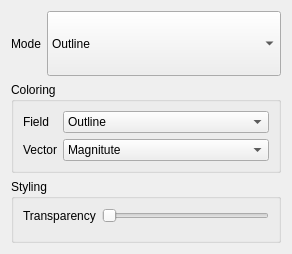
<?xml version="1.0" encoding="UTF-8"?>
<ui version="4.0">
 <class>TaskPostDisplay</class>
 <widget class="QWidget" name="TaskPostDisplay">
  <property name="geometry">
   <rect>
    <x>0</x>
    <y>0</y>
    <width>292</width>
    <height>254</height>
   </rect>
  </property>
  <property name="windowTitle">
   <string>Form</string>
  </property>
  <layout class="QVBoxLayout" name="verticalLayout">
   <item>
    <layout class="QHBoxLayout" name="horizontalLayout">
     <item>
      <widget class="QLabel" name="label">
       <property name="sizePolicy">
        <sizepolicy hsizetype="Minimum" vsizetype="Minimum">
         <horstretch>0</horstretch>
         <verstretch>0</verstretch>
        </sizepolicy>
       </property>
       <property name="text">
        <string>Mode</string>
       </property>
      </widget>
     </item>
     <item>
      <widget class="QComboBox" name="Representation">
       <property name="sizePolicy">
        <sizepolicy hsizetype="Expanding" vsizetype="Minimum">
         <horstretch>0</horstretch>
         <verstretch>0</verstretch>
        </sizepolicy>
       </property>
       <item>
        <property name="text">
         <string>Outline</string>
        </property>
       </item>
       <item>
        <property name="text">
         <string>Surface</string>
        </property>
       </item>
       <item>
        <property name="text">
         <string>Surface with Edges</string>
        </property>
       </item>
       <item>
        <property name="text">
         <string>Wireframe</string>
        </property>
       </item>
      </widget>
     </item>
    </layout>
   </item>
   <item>
    <widget class="QGroupBox" name="groupBox">
     <property name="sizePolicy">
      <sizepolicy hsizetype="Preferred" vsizetype="Minimum">
       <horstretch>0</horstretch>
       <verstretch>0</verstretch>
      </sizepolicy>
     </property>
     <property name="title">
      <string>Coloring</string>
     </property>
     <layout class="QFormLayout" name="formLayout">
      <item row="0" column="0">
       <widget class="QLabel" name="label_2">
        <property name="text">
         <string>Field</string>
        </property>
       </widget>
      </item>
      <item row="0" column="1">
       <widget class="QComboBox" name="Field">
        <property name="sizePolicy">
         <sizepolicy hsizetype="Expanding" vsizetype="Fixed">
          <horstretch>0</horstretch>
          <verstretch>0</verstretch>
         </sizepolicy>
        </property>
        <item>
         <property name="text">
          <string>Outline</string>
         </property>
        </item>
        <item>
         <property name="text">
          <string>Surface</string>
         </property>
        </item>
        <item>
         <property name="text">
          <string>Surface with Edges</string>
         </property>
        </item>
        <item>
         <property name="text">
          <string>Wireframe</string>
         </property>
        </item>
       </widget>
      </item>
      <item row="1" column="0">
       <widget class="QLabel" name="label_3">
        <property name="text">
         <string>Vector</string>
        </property>
       </widget>
      </item>
      <item row="1" column="1">
       <widget class="QComboBox" name="VectorMode">
        <property name="sizePolicy">
         <sizepolicy hsizetype="Expanding" vsizetype="Fixed">
          <horstretch>0</horstretch>
          <verstretch>0</verstretch>
         </sizepolicy>
        </property>
        <item>
         <property name="text">
          <string>Magnitute</string>
         </property>
        </item>
        <item>
         <property name="text">
          <string>X</string>
         </property>
        </item>
        <item>
         <property name="text">
          <string>Y</string>
         </property>
        </item>
        <item>
         <property name="text">
          <string>Z</string>
         </property>
        </item>
       </widget>
      </item>
     </layout>
    </widget>
   </item>
   <item>
    <widget class="QGroupBox" name="groupBox_2">
     <property name="title">
      <string>Styling</string>
     </property>
     <layout class="QFormLayout" name="formLayout_2">
      <item row="0" column="0">
       <widget class="QLabel" name="label_4">
        <property name="text">
         <string>Transparency</string>
        </property>
       </widget>
      </item>
      <item row="0" column="1">
       <widget class="QSlider" name="Transparency">
        <property name="orientation">
         <enum>Qt::Horizontal</enum>
        </property>
       </widget>
      </item>
     </layout>
    </widget>
   </item>
  </layout>
 </widget>
 <resources/>
 <connections/>
</ui>
